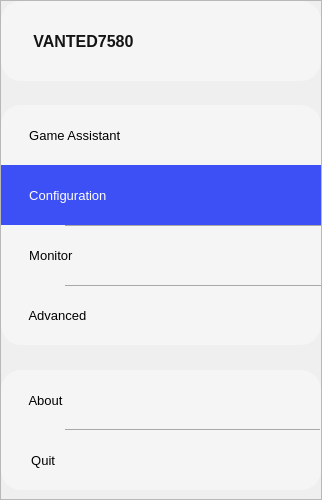
    <widget class="QFrame" name="tabs">
     <property name="geometry">
      <rect>
       <x>26</x>
       <y>90</y>
       <width>322</width>
       <height>500</height>
      </rect>
     </property>
     <property name="minimumSize">
      <size>
       <width>322</width>
       <height>500</height>
      </size>
     </property>
     <property name="maximumSize">
      <size>
       <width>322</width>
       <height>500</height>
      </size>
     </property>
     <property name="styleSheet">
      <string notr="true"/>
     </property>
     <property name="frameShape">
      <enum>QFrame::StyledPanel</enum>
     </property>
     <property name="frameShadow">
      <enum>QFrame::Raised</enum>
     </property>
     <widget class="QPushButton" name="user_interface_tab">
      <property name="geometry">
       <rect>
        <x>1</x>
        <y>1</y>
        <width>320</width>
        <height>80</height>
       </rect>
      </property>
      <property name="minimumSize">
       <size>
        <width>320</width>
        <height>80</height>
       </size>
      </property>
      <property name="maximumSize">
       <size>
        <width>320</width>
        <height>80</height>
       </size>
      </property>
      <property name="font">
       <font>
        <family>Segoe UI</family>
        <pointsize>12</pointsize>
        <weight>75</weight>
        <bold>true</bold>
        <stylestrategy>PreferAntialias</stylestrategy>
       </font>
      </property>
      <property name="mouseTracking">
       <bool>true</bool>
      </property>
      <property name="focusPolicy">
       <enum>Qt::StrongFocus</enum>
      </property>
      <property name="styleSheet">
       <string notr="true">#user_interface_tab {
	color: rgb(20,20,20);
	background-color: rgb(245, 245, 245);
	border: 1px solid rgb(245, 245, 245);
	border-radius: 20px;
	padding-left: 18px;
	padding-right: 20px;
	text-align:left;
}

#user_interface_tab:hover {
	color: rgb(20,20,20);
	background-color: rgb(250, 250, 250);
	border: 1px solid rgb(250, 250, 250);
}

#user_interface_tab:checked {
	color: rgb(255,255,255);
	background-color: rgb(60, 80, 245);
	border: 1px solid rgb(60, 80, 245);
}
</string>
      </property>
      <property name="text">
       <string>   VANTED7580</string>
      </property>
      <property name="icon">
       <iconset resource="res.qrc">
        <normaloff>:/resources/Resources/icon/profile.png</normaloff>:/resources/Resources/icon/profile.png</iconset>
      </property>
      <property name="iconSize">
       <size>
        <width>50</width>
        <height>50</height>
       </size>
      </property>
      <property name="checkable">
       <bool>true</bool>
      </property>
      <property name="checked">
       <bool>false</bool>
      </property>
      <property name="autoExclusive">
       <bool>true</bool>
      </property>
      <property name="flat">
       <bool>true</bool>
      </property>
     </widget>
     <widget class="QPushButton" name="game_assistant_tab">
      <property name="geometry">
       <rect>
        <x>1</x>
        <y>105</y>
        <width>320</width>
        <height>60</height>
       </rect>
      </property>
      <property name="font">
       <font>
        <family>Yu Gothic UI</family>
        <pointsize>10</pointsize>
        <weight>50</weight>
        <bold>false</bold>
       </font>
      </property>
      <property name="focusPolicy">
       <enum>Qt::StrongFocus</enum>
      </property>
      <property name="styleSheet">
       <string notr="true">#game_assistant_tab {
	color: rgb(0,0,0);
	background-color: rgb(245, 245, 245);
	border: 1px solid rgb(245, 245, 245);
	border-top-left-radius: 20px;
	border-top-right-radius: 20px;
	padding-left: 20px;
	padding-right: 20px;
	text-align:left;
}

#game_assistant_tab:hover {
	color: rgb(0,0,0);
	background-color: rgb(250, 250, 250);
	border: 1px solid rgb(230, 230, 230);
}

#game_assistant_tab:checked {
	color: rgb(255,255,255);
	background-color: rgb(60, 80, 245);
	border: 1px solid rgb(60, 80, 245);
}
</string>
      </property>
      <property name="text">
       <string>  Game Assistant</string>
      </property>
      <property name="icon">
       <iconset resource="res.qrc">
        <normaloff>:/resources/Resources/icon/assistant.png</normaloff>
        <normalon>:/resources/Resources/icon/assistant_hover.png</normalon>:/resources/Resources/icon/assistant.png</iconset>
      </property>
      <property name="iconSize">
       <size>
        <width>30</width>
        <height>30</height>
       </size>
      </property>
      <property name="checkable">
       <bool>true</bool>
      </property>
      <property name="checked">
       <bool>false</bool>
      </property>
      <property name="autoExclusive">
       <bool>true</bool>
      </property>
      <property name="flat">
       <bool>true</bool>
      </property>
     </widget>
     <widget class="QPushButton" name="conf_tab">
      <property name="geometry">
       <rect>
        <x>1</x>
        <y>165</y>
        <width>320</width>
        <height>60</height>
       </rect>
      </property>
      <property name="minimumSize">
       <size>
        <width>320</width>
        <height>0</height>
       </size>
      </property>
      <property name="maximumSize">
       <size>
        <width>320</width>
        <height>16777215</height>
       </size>
      </property>
      <property name="font">
       <font>
        <family>Yu Gothic UI</family>
        <pointsize>10</pointsize>
       </font>
      </property>
      <property name="styleSheet">
       <string notr="true">#conf_tab {
	color: rgb(0,0,0);
	background-color: rgb(245, 245, 245);
	padding-left: 20px;
	padding-right: 20px;
	border: 1px solid rgb(245, 245, 245);
	border-top-color: qlineargradient(spread:pad, x1:0, y1:1, x2:1, y2:1, stop:0 rgba(245, 245, 245, 255), stop:0.2 rgba(245, 245, 245, 255), stop:0.201 rgba(168, 168, 168, 255));
	text-align:left;
}

#conf_tab:hover {
	color: rgb(0,0,0);
	background-color: rgb(250, 250, 250);
}

#conf_tab:checked {
	color: rgb(255,255,255);
	background-color: rgb(60, 80, 245);
	border: 1px solid rgb(60, 80, 245);
}
</string>
      </property>
      <property name="text">
       <string>  Configuration</string>
      </property>
      <property name="icon">
       <iconset resource="res.qrc">
        <normaloff>:/resources/Resources/icon/conf.png</normaloff>
        <normalon>:/resources/Resources/icon/conf_hover.png</normalon>:/resources/Resources/icon/conf.png</iconset>
      </property>
      <property name="iconSize">
       <size>
        <width>30</width>
        <height>30</height>
       </size>
      </property>
      <property name="checkable">
       <bool>true</bool>
      </property>
      <property name="checked">
       <bool>true</bool>
      </property>
      <property name="autoExclusive">
       <bool>true</bool>
      </property>
      <property name="flat">
       <bool>true</bool>
      </property>
     </widget>
     <widget class="QPushButton" name="monitor_tab">
      <property name="geometry">
       <rect>
        <x>1</x>
        <y>225</y>
        <width>320</width>
        <height>60</height>
       </rect>
      </property>
      <property name="minimumSize">
       <size>
        <width>320</width>
        <height>0</height>
       </size>
      </property>
      <property name="maximumSize">
       <size>
        <width>320</width>
        <height>16777215</height>
       </size>
      </property>
      <property name="font">
       <font>
        <family>Yu Gothic UI</family>
        <pointsize>10</pointsize>
       </font>
      </property>
      <property name="styleSheet">
       <string notr="true">#monitor_tab {
	color: rgb(0,0,0);
	background-color: rgb(245, 245, 245);
	padding-left: 20px;
	padding-right: 20px;
	border: 1px solid rgb(245, 245, 245);
	border-top-color: qlineargradient(spread:pad, x1:0, y1:1, x2:1, y2:1, stop:0 rgba(245, 245, 245, 255), stop:0.2 rgba(245, 245, 245, 255), stop:0.201 rgba(168, 168, 168, 255));
	text-align:left;
}

#monitor_tab:hover {
	color: rgb(0,0,0);
	background-color: rgb(250, 250, 250);
}

#monitor_tab:checked {
	color: rgb(255,255,255);
	background-color: rgb(60, 80, 245);
	border: 1px solid rgb(60, 80, 245);
}
</string>
      </property>
      <property name="text">
       <string>  Monitor</string>
      </property>
      <property name="icon">
       <iconset resource="res.qrc">
        <normaloff>:/resources/Resources/icon/monitor.png</normaloff>
        <normalon>:/resources/Resources/icon/monitor_hover.png</normalon>
        <selectedon>:/resources/Resources/icon/monitor_hover.png</selectedon>:/resources/Resources/icon/monitor.png</iconset>
      </property>
      <property name="iconSize">
       <size>
        <width>30</width>
        <height>30</height>
       </size>
      </property>
      <property name="checkable">
       <bool>true</bool>
      </property>
      <property name="checked">
       <bool>false</bool>
      </property>
      <property name="autoExclusive">
       <bool>true</bool>
      </property>
      <property name="flat">
       <bool>true</bool>
      </property>
     </widget>
     <widget class="QPushButton" name="advanced_tab">
      <property name="geometry">
       <rect>
        <x>1</x>
        <y>285</y>
        <width>320</width>
        <height>60</height>
       </rect>
      </property>
      <property name="minimumSize">
       <size>
        <width>320</width>
        <height>0</height>
       </size>
      </property>
      <property name="maximumSize">
       <size>
        <width>320</width>
        <height>16777215</height>
       </size>
      </property>
      <property name="font">
       <font>
        <family>Yu Gothic UI</family>
        <pointsize>10</pointsize>
       </font>
      </property>
      <property name="styleSheet">
       <string notr="true">#advanced_tab {
	color: rgb(0,0,0);
	background-color: rgb(245, 245, 245);
	border: 1px solid rgb(245, 245, 245);
	border-bottom-left-radius: 20px;
	border-bottom-right-radius: 20px;
	padding-left: 20px;
	padding-right: 20px;
	text-align:left;
	border-top-color: qlineargradient(spread:pad, x1:0, y1:1, x2:1, y2:1, stop:0 rgba(245, 245, 245, 255), stop:0.2 rgba(245, 245, 245, 255), stop:0.201 rgba(168, 168, 168, 255));
}

#advanced_tab:hover {
	color: rgb(0,0,0);
	background-color: rgb(250, 250, 250);
}

#advanced_tab:checked {
	color: rgb(255,255,255);
	background-color: rgb(60, 80, 245);
	border: 1px solid rgb(60, 80, 245);
}
</string>
      </property>
      <property name="text">
       <string>  Advanced</string>
      </property>
      <property name="icon">
       <iconset resource="res.qrc">
        <normaloff>:/resources/Resources/icon/setting.png</normaloff>
        <normalon>:/resources/Resources/icon/setting_hover.png</normalon>:/resources/Resources/icon/setting.png</iconset>
      </property>
      <property name="iconSize">
       <size>
        <width>30</width>
        <height>30</height>
       </size>
      </property>
      <property name="checkable">
       <bool>true</bool>
      </property>
      <property name="autoExclusive">
       <bool>true</bool>
      </property>
      <property name="flat">
       <bool>true</bool>
      </property>
     </widget>
     <widget class="QPushButton" name="about_tab">
      <property name="geometry">
       <rect>
        <x>1</x>
        <y>370</y>
        <width>320</width>
        <height>60</height>
       </rect>
      </property>
      <property name="minimumSize">
       <size>
        <width>320</width>
        <height>60</height>
       </size>
      </property>
      <property name="maximumSize">
       <size>
        <width>320</width>
        <height>16777215</height>
       </size>
      </property>
      <property name="font">
       <font>
        <family>Yu Gothic UI</family>
        <pointsize>10</pointsize>
       </font>
      </property>
      <property name="styleSheet">
       <string notr="true">#about_tab {
	color: rgb(0,0,0);
	background-color: rgb(245, 245, 245);
	border: 1px solid rgb(245, 245, 245);
	border-top-left-radius: 20px;
	border-top-right-radius: 20px;
	padding-left: 20px;
	padding-right: 20px;
	text-align:left;
	border-bottom-color: qlineargradient(spread:pad, x1:0, y1:1, x2:1, y2:1, stop:0 rgba(245, 245, 245, 255), stop:0.2 rgba(245, 245, 245, 255), stop:0.201 rgba(168, 168, 168, 255));
}

#about_tab:hover {
	color: rgb(0,0,0);
	background-color: rgb(250, 250, 250);
	border: 1px solid rgb(250, 250, 250);
	border-bottom-color: qlineargradient(spread:pad, x1:0, y1:1, x2:1, y2:1, stop:0 rgba(245, 245, 245, 255), stop:0.2 rgba(245, 245, 245, 255), stop:0.201 rgba(168, 168, 168, 255));
}

#about_tab:checked {
	color: rgb(255,255,255);
	background-color: rgb(60, 80, 245);
	border: 1px solid rgb(60, 80, 245);
}
</string>
      </property>
      <property name="text">
       <string>  About</string>
      </property>
      <property name="icon">
       <iconset resource="res.qrc">
        <normaloff>:/resources/Resources/icon/misc.png</normaloff>
        <normalon>:/resources/Resources/icon/misc_hover.png</normalon>:/resources/Resources/icon/misc.png</iconset>
      </property>
      <property name="iconSize">
       <size>
        <width>30</width>
        <height>30</height>
       </size>
      </property>
      <property name="checkable">
       <bool>true</bool>
      </property>
      <property name="checked">
       <bool>false</bool>
      </property>
      <property name="autoExclusive">
       <bool>true</bool>
      </property>
      <property name="flat">
       <bool>true</bool>
      </property>
     </widget>
     <widget class="QPushButton" name="quit_tab">
      <property name="geometry">
       <rect>
        <x>1</x>
        <y>430</y>
        <width>320</width>
        <height>60</height>
       </rect>
      </property>
      <property name="minimumSize">
       <size>
        <width>320</width>
        <height>60</height>
       </size>
      </property>
      <property name="maximumSize">
       <size>
        <width>320</width>
        <height>60</height>
       </size>
      </property>
      <property name="font">
       <font>
        <family>Yu Gothic UI</family>
        <pointsize>10</pointsize>
       </font>
      </property>
      <property name="styleSheet">
       <string notr="true">#quit_tab {
	color: rgb(0,0,0);
	background-color: rgb(245, 245, 245);
	border: 3px solid rgb(245, 245, 245);
	border-bottom-left-radius: 20px;
	border-bottom-right-radius: 20px;
	padding-left: 20px;
	padding-right: 20px;
	text-align:left;
}

#quit_tab:hover {
	background-color: rgb(250, 250, 250);
	border: 3px solid rgb(240, 0, 0);
	qproperty-icon:url(:/resources/Resources/icon/quit_hover.png);
}

#quit_tab:pressed {
	background-color: rgb(240, 0, 0);
	border: 3px solid rgb(240, 0, 0);
	qproperty-icon:url(:/resources/Resources/icon/quit_hover.png)
}</string>
      </property>
      <property name="text">
       <string>  Quit</string>
      </property>
      <property name="icon">
       <iconset resource="res.qrc">
        <normaloff>:/resources/Resources/icon/quit.png</normaloff>
        <normalon>:/resources/Resources/icon/quit_hover.png</normalon>
        <selectedoff>:/resources/Resources/icon/quit_hover.png</selectedoff>
        <selectedon>:/resources/Resources/icon/quit_hover.png</selectedon>:/resources/Resources/icon/quit.png</iconset>
      </property>
      <property name="iconSize">
       <size>
        <width>30</width>
        <height>30</height>
       </size>
      </property>
      <property name="checkable">
       <bool>true</bool>
      </property>
      <property name="checked">
       <bool>false</bool>
      </property>
      <property name="autoRepeat">
       <bool>false</bool>
      </property>
      <property name="autoExclusive">
       <bool>false</bool>
      </property>
      <property name="flat">
       <bool>true</bool>
      </property>
     </widget>
    </widget>
